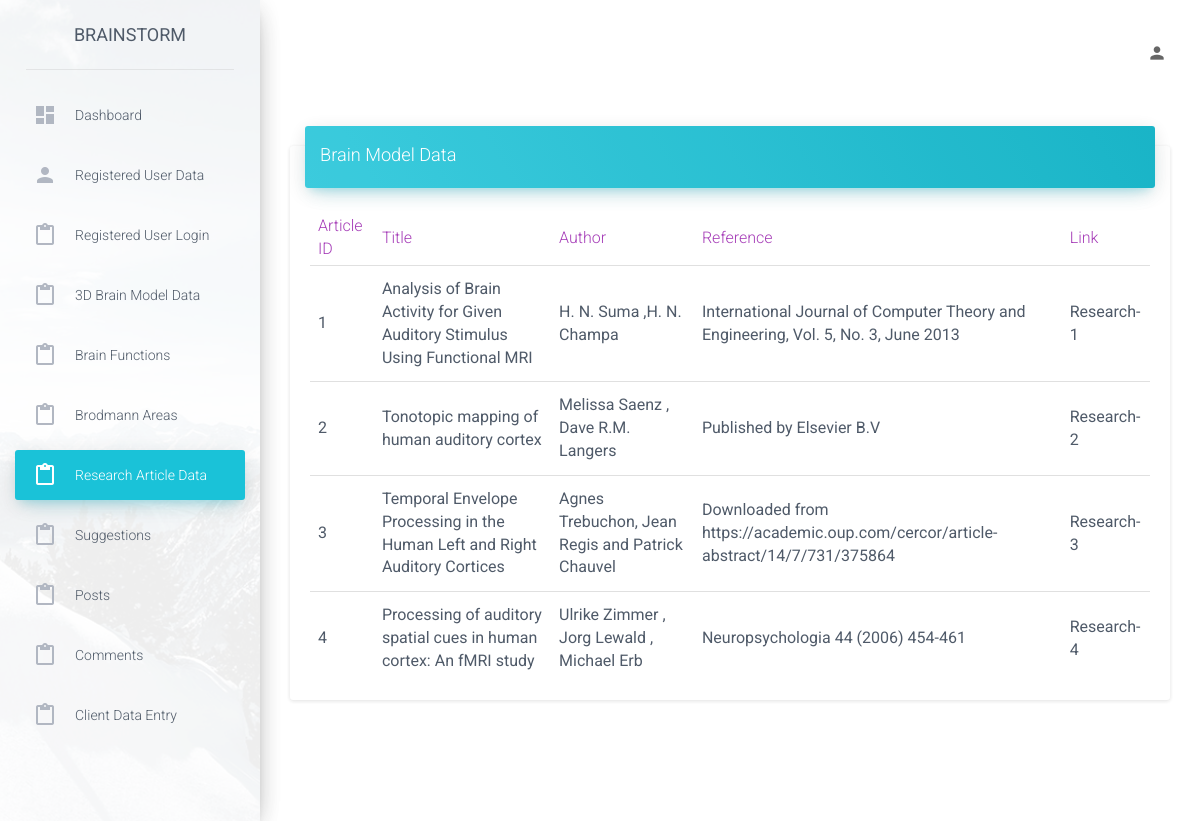
Screenshot of /admin/examples/article.php with the database file from the repository.
### tables this page shows
CREATE TABLE `research` (
  `article_id` int(10) NOT NULL,
  `title` varchar(200) NOT NULL,
  `authors` varchar(50) NOT NULL,
  `reference` varchar(500) DEFAULT NULL,
  `link` varchar(200) NOT NULL,
  `function_id` varchar(10) NOT NULL
);

### admin/examples/article.php (the view, shortened to what this page needs)
<html lang="en">
<head>
    <link href="../assets/css/bootstrap.min.css" rel="stylesheet" />
    <link href="../assets/css/material-dashboard.css?v=1.2.0" rel="stylesheet" />
    <link href="../assets/css/demo.css" rel="stylesheet" />
    <link href="http://maxcdn.bootstrapcdn.com/font-awesome/latest/css/font-awesome.min.css" rel="stylesheet">
</head>
<?php
include("../config/db_connect.php");
?>
<body>
    <div class="wrapper">
        <div class="sidebar" data-color="blue" data-image="../assets/img/sidebar-1.jpg">
            <div class="logo">
                <a href="http://localhost/fMRI%20website/index.php" class="simple-text">
                    Brainstorm
                </a>
            </div>
            <div class="sidebar-wrapper">
                <ul class="nav">
                    <li>
                        <a href="dashboard.php">
                            <i class="material-icons">dashboard</i>
                            <p>Dashboard</p>
                        </a>
                    </li>
                    <li >
                        <a href="./user.php">
                            <i class="material-icons">person</i>
                            <p>Registered User Data</p>
                        </a>
                    </li>
                    <li>
                        <a href="./log.php">
                            <i class="material-icons">content_paste</i>
                            <p>Registered User Login </p>
                        </a>
                    </li>
                    <li>
                        <a href="./table.php">
                            <i class="material-icons">content_paste</i>
                            <p>3D Brain Model Data</p>
                        </a>
                    </li>
                    <li>
                        <a href="./function.php">
                            <i class="material-icons">content_paste</i>
                            <p>Brain Functions</p>
                        </a>
                    </li>
                    <li>
                        <a href="./brodmann areas.php">
                            <i class="material-icons">content_paste</i>
                            <p>Brodmann Areas</p>
                        </a>
                    </li>
                    <li class="active">
                        <a href="./article.php">
                            <i class="material-icons">content_paste</i>
                            <p>Research Article Data</p>
                        </a>
                    </li>
                     <li>
                        <a href="./suggestions.php">
                            <i class="material-icons">content_paste</i>
                            <p>Suggestions</p>
                        </a>
                    </li>
                   <li>
                        <a href="./posts.php">
                            <i class="material-icons">content_paste</i>
                            <p>Posts</p>
                        </a>
                    </li>
                    <li>
                        <a href="./comments.php">
                            <i class="material-icons">content_paste</i>
                            <p>Comments</p>
                        </a>
                    </li>
                    <li>
                        <a href="./client_data_entry.php">
                            <i class="material-icons">content_paste</i>
                            <p>Client Data Entry</p>
                        </a>
                    </li>
                </ul>
            </div>
        </div>
        <div class="main-panel">
            <nav class="navbar navbar-transparent navbar-absolute">
                <div class="container-fluid">
                    <div class="navbar-header">
                        <a class="navbar-brand" href="#"></a>
                    </div>
                    <div class="collapse navbar-collapse">
                        <ul class="nav navbar-nav navbar-right">
                            <li>
                                <a href="view_user.php">
                                    <i class="material-icons">person</i>
                                </a>
                            </li>
                        </ul>
                    </div>
                </div>
            </nav>
            <div class="content">
                <div class="container-fluid">
                    <div class="row">
                        <div class="col-md-12">
                            <div class="card">
                                <div class="card-header" data-background-color="blue">
                                    <h4 class="title">Brain Model Data</h4>
                                </div>
                                <div class="card-content table-responsive">
                                    <table class="table">
                                        <thead class="text-primary">
                                            <th>Article ID</th>
                                            <th>Title</th>
                                            <th>Author</th>
                                            <th>Reference</th>
                                            <th>Link</th>
                                        </thead>
                                        <tbody>
                                            <?php
                                            $sql="SELECT * FROM research";
                                            $result=$conn->query($sql);
                                            if ($result->num_rows>0) {
                                                while ($row=$result->fetch_assoc()) { ?>
                                                <tr>
                                                <td><?php echo $row["article_id"];?></td>
                                                <td><?php echo $row["title"];?></td>
                                                <td><?php echo $row["authors"];?></td>
                                                <td><?php echo $row["reference"];?></td>
                                                <td><?php echo $row["link"];?></td>
                                                </tr>
                                                <?php }
                                            }
                                            ?>
                                        </tbody>
                                    </table>
                                </div>
                            </div>
                        </div>
</html>

### rows the page displays
research: article_id "1", title "Analysis of Brain Activity for Given Auditory Stimulus Using Functional MRI", authors "H. N. Suma ,H. N. Champa", reference "International Journal of Computer Theory and Engineering, Vol. 5, No. 3, June 2013", link "Research-1"
research: article_id "2", title "Tonotopic mapping of human auditory cortex", authors "Melissa Saenz , Dave R.M. Langers", reference "Published by Elsevier B.V", link "Research-2"
research: article_id "3", title "Temporal Envelope Processing in the Human Left and Right Auditory Cortices", authors "Agnes Trebuchon, Jean Regis and Patrick Chauvel", reference "Downloaded from https://academic.oup.com/cercor/article-abstract/14/7/731/375864", link "Research-3"
research: article_id "4", title "Processing of auditory spatial cues in human cortex: An fMRI study", authors "Ulrike Zimmer , Jorg Lewald , Michael Erb", reference "Neuropsychologia 44 (2006) 454-461", link "Research-4"
